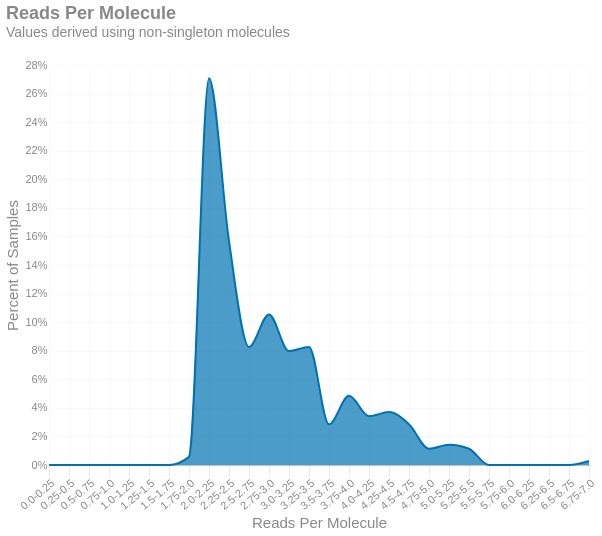

Here is the notebook cell this chart was saved with:
### Markdown cell above
### Reads per molecule
This distribution shows the average number of reads per inferred molecule across your samples.

### Code cell
_hist = binned_histogram(aggregate_df['Reads/Molecule'], 0.25, True)
with SafeRender(_hist):
    (
        alt.Chart(_hist)
        .mark_area(interpolate = "monotone")
        .encode(
            x=alt.X('interval:O')
                .axis(title='Reads Per Molecule', tickMinStep=0.5, labelAngle=-40)
                .scale(domainMin=0,padding=0),
            y=alt.Y('proportion:Q', title='Percent of Samples').axis(format = '%'),
            tooltip = [
                alt.Tooltip('interval', title = "Reads Per Molecule"),
                alt.Tooltip('proportion', title = "Percent of Samples").format('.1%')
            ]
        )
        .properties(
            title=alt.Title('Reads Per Molecule', subtitle = 'Values derived using non-singleton molecules'),
            usermeta={'embedOptions': {'downloadFileName': f'alignments.readspermol'}}
        )
    ).display()

### Figure 1 — Vega-Lite specification as saved in the notebook (floating-point values rounded to 4 significant figures)
{"width": "container", "height": 400, "config": {"title": {"anchor": "start", "dy": -15, "fontSize": 18, "color": "#888888", "subtitleColor": "#888888", "subtitleFontSize": 14}, "arc": {"fill": "#0072B2"}, "axis": {"domainColor": "#888888", "domainWidth": 0.5, "gridWidth": 0.2, "grid": false, "titleFontWeight": 400, "titleFontSize": 15, "labelFontSize": 11, "labelColor": "#888888", "tickColor": "#888888", "tickWidth": 0.2, "titleColor": "#888888"}, "axisBand": {"grid": false}, "axisX": {"grid": true, "tickSize": 10, "domainCap": "round"}, "axisY": {"domain": false, "grid": true, "tickSize": 0, "domainCap": "round"}, "background": "transparent", "header": {"labelFontSize": 15, "labelColor": "#888888", "titleFontSize": 15, "titleFontWeight": 600, "titleColor": "#888888"}, "legend": {"labelFont": "sans-serif", "labelFontSize": 12, "labelColor": "#888888", "symbolSize": 100, "symbolType": "circle", "titleFontSize": 12, "titlePadding": 10, "titleColor": "#888888", "title": null}, "range": {"category": ["#E69F00", "#56B4E9", "#009E73", "#F0E442", "#0072B2", "#D55E00", "#CC79A7", "#000000"], "diverging": ["#cfe8f3", "#a2d4ec", "#73bfe2", "#46abdb", "#1696d2", "#12719e"]}, "area": {"fill": "#0072B2", "fillOpacity": 0.7, "line": true, "strokeOpacity": 0.7}, "line": {"color": "#0072B2", "stroke": "#0072B2", "strokeWidth": 2}, "trail": {"color": "#0072B2", "stroke": "#0072B2", "strokeWidth": 0, "size": 1}, "point": {"filled": true, "fillOpacity": 1.0, "size": 95}, "text": {"color": "#888888", "fontSize": 11, "align": "right", "fontWeight": 400, "size": 11}, "bar": {"fill": "#0072B2", "stroke": null}, "view": {"stroke": null, "continuousWidth": 660, "continuousHeight": 400}}, "data": {"name": "data-4ccd70502eeacc173e55522948fda982"}, "mark": {"type": "area", "interpolate": "monotone"}, "encoding": {"tooltip": [{"field": "interval", "title": "Reads Per Molecule", "type": "nominal"}, {"field": "proportion", "format": ".1%", "title": "Percent of Samples", "type": "quantitative"}], "x": {"axis": {"title": "Reads Per Molecule", "tickMinStep": 0.5, "labelAngle": -40}, "field": "interval", "scale": {"domainMin": 0, "padding": 0}, "type": "ordinal"}, "y": {"axis": {"format": "%"}, "field": "proportion", "title": "Percent of Samples", "type": "quantitative"}}, "title": {"text": "Reads Per Molecule", "subtitle": "Values derived using non-singleton molecules"}, "usermeta": {"embedOptions": {"downloadFileName": "alignments.readspermol"}}, "$schema": "https://vega.github.io/schema/vega-lite/v6.1.0.json", "datasets": {"data-4ccd70502eeacc173e55522948fda982": [{"bin": "0.0", "interval": "0.0-0.25", "proportion": 0.0}, {"bin": "0.25", "interval": "0.25-0.5", "proportion": 0.0}, {"bin": "0.5", "interval": "0.5-0.75", "proportion": 0.0}, {"bin": "0.75", "interval": "0.75-1.0", "proportion": 0.0}, {"bin": "1.0", "interval": "1.0-1.25", "proportion": 0.0}, {"bin": "1.25", "interval": "1.25-1.5", "proportion": 0.0}, {"bin": "1.5", "interval": "1.5-1.75", "proportion": 0.0}, {"bin": "1.75", "interval": "1.75-2.0", "proportion": 0.005698}, {"bin": "2.0", "interval": "2.0-2.25", "proportion": 0.2707}, {"bin": "2.25", "interval": "2.25-2.5", "proportion": 0.1567}, {"bin": "2.5", "interval": "2.5-2.75", "proportion": 0.08262}, {"bin": "2.75", "interval": "2.75-3.0", "proportion": 0.1054}, {"bin": "3.0", "interval": "3.0-3.25", "proportion": 0.07977}, {"bin": "3.25", "interval": "3.25-3.5", "proportion": 0.08262}, {"bin": "3.5", "interval": "3.5-3.75", "proportion": 0.02849}, {"bin": "3.75", "interval": "3.75-4.0", "proportion": 0.04843}, {"bin": "4.0", "interval": "4.0-4.25", "proportion": 0.03419}, {"bin": "4.25", "interval": "4.25-4.5", "proportion": 0.03704}, {"bin": "4.5", "interval": "4.5-4.75", "proportion": 0.02849}, {"bin": "4.75", "interval": "4.75-5.0", "proportion": 0.0114}, {"bin": "5.0", "interval": "5.0-5.25", "proportion": 0.01425}, {"bin": "5.25", "interval": "5.25-5.5", "proportion": 0.0114}, {"bin": "5.5", "interval": "5.5-5.75", "proportion": 0.0}, {"bin": "5.75", "interval": "5.75-6.0", "proportion": 0.0}, {"bin": "6.0", "interval": "6.0-6.25", "proportion": 0.0}, {"bin": "6.25", "interval": "6.25-6.5", "proportion": 0.0}, {"bin": "6.5", "interval": "6.5-6.75", "proportion": 0.0}, {"bin": "6.75", "interval": "6.75-7.0", "proportion": 0.002849}]}}
